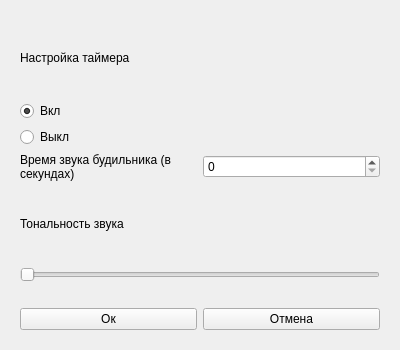
<?xml version="1.0" encoding="UTF-8"?>
<ui version="4.0">
 <class>WgSound</class>
 <widget class="QWidget" name="WgSound">
  <property name="geometry">
   <rect>
    <x>0</x>
    <y>0</y>
    <width>400</width>
    <height>350</height>
   </rect>
  </property>
  <property name="windowTitle">
   <string>Настройка звуковой сигнализации</string>
  </property>
  <layout class="QVBoxLayout" name="verticalLayout">
   <property name="leftMargin">
    <number>20</number>
   </property>
   <property name="topMargin">
    <number>20</number>
   </property>
   <property name="rightMargin">
    <number>20</number>
   </property>
   <property name="bottomMargin">
    <number>20</number>
   </property>
   <item>
    <widget class="QLabel" name="label_2">
     <property name="text">
      <string>Настройка таймера</string>
     </property>
    </widget>
   </item>
   <item>
    <widget class="QRadioButton" name="radioOn">
     <property name="text">
      <string>Вкл</string>
     </property>
     <property name="checked">
      <bool>true</bool>
     </property>
    </widget>
   </item>
   <item>
    <widget class="QRadioButton" name="radioOff">
     <property name="text">
      <string>Выкл</string>
     </property>
    </widget>
   </item>
   <item>
    <layout class="QHBoxLayout" name="horizontalLayout_2">
     <item>
      <widget class="QLabel" name="label_3">
       <property name="text">
        <string>Время звука будильника (в секундах)</string>
       </property>
       <property name="wordWrap">
        <bool>true</bool>
       </property>
      </widget>
     </item>
     <item>
      <widget class="QSpinBox" name="spinBox"/>
     </item>
    </layout>
   </item>
   <item>
    <widget class="QLabel" name="label">
     <property name="text">
      <string>Тональность звука</string>
     </property>
    </widget>
   </item>
   <item>
    <widget class="QSlider" name="horizontalSlider">
     <property name="minimum">
      <number>500</number>
     </property>
     <property name="maximum">
      <number>4300</number>
     </property>
     <property name="orientation">
      <enum>Qt::Horizontal</enum>
     </property>
    </widget>
   </item>
   <item>
    <layout class="QHBoxLayout" name="horizontalLayout">
     <property name="topMargin">
      <number>20</number>
     </property>
     <item>
      <widget class="QPushButton" name="pbOk">
       <property name="text">
        <string>Ок</string>
       </property>
      </widget>
     </item>
     <item>
      <widget class="QPushButton" name="pbCancel">
       <property name="text">
        <string>Отмена</string>
       </property>
      </widget>
     </item>
    </layout>
   </item>
  </layout>
 </widget>
 <resources/>
 <connections/>
</ui>
